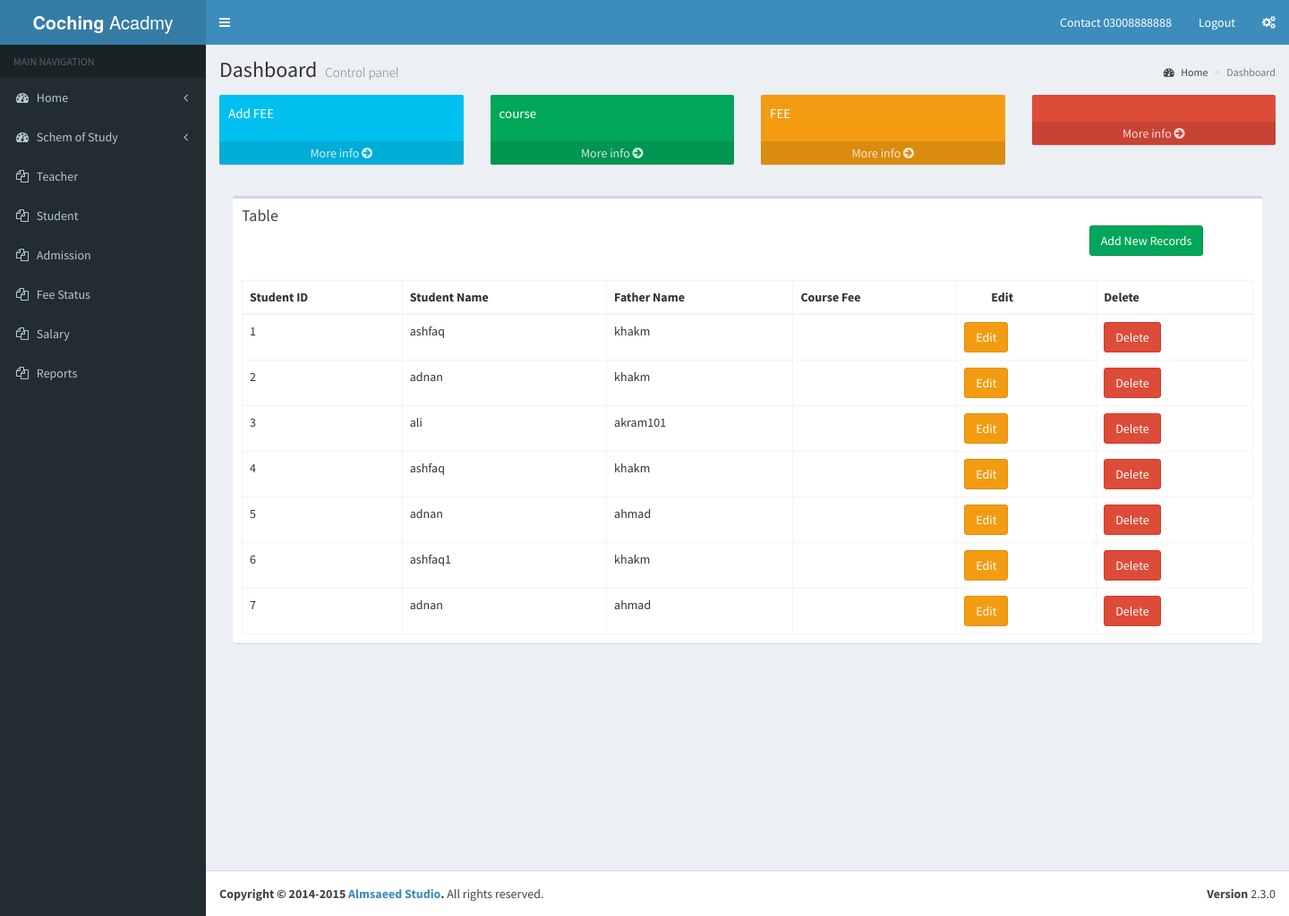
The page /student.php on the database as committed earlier.
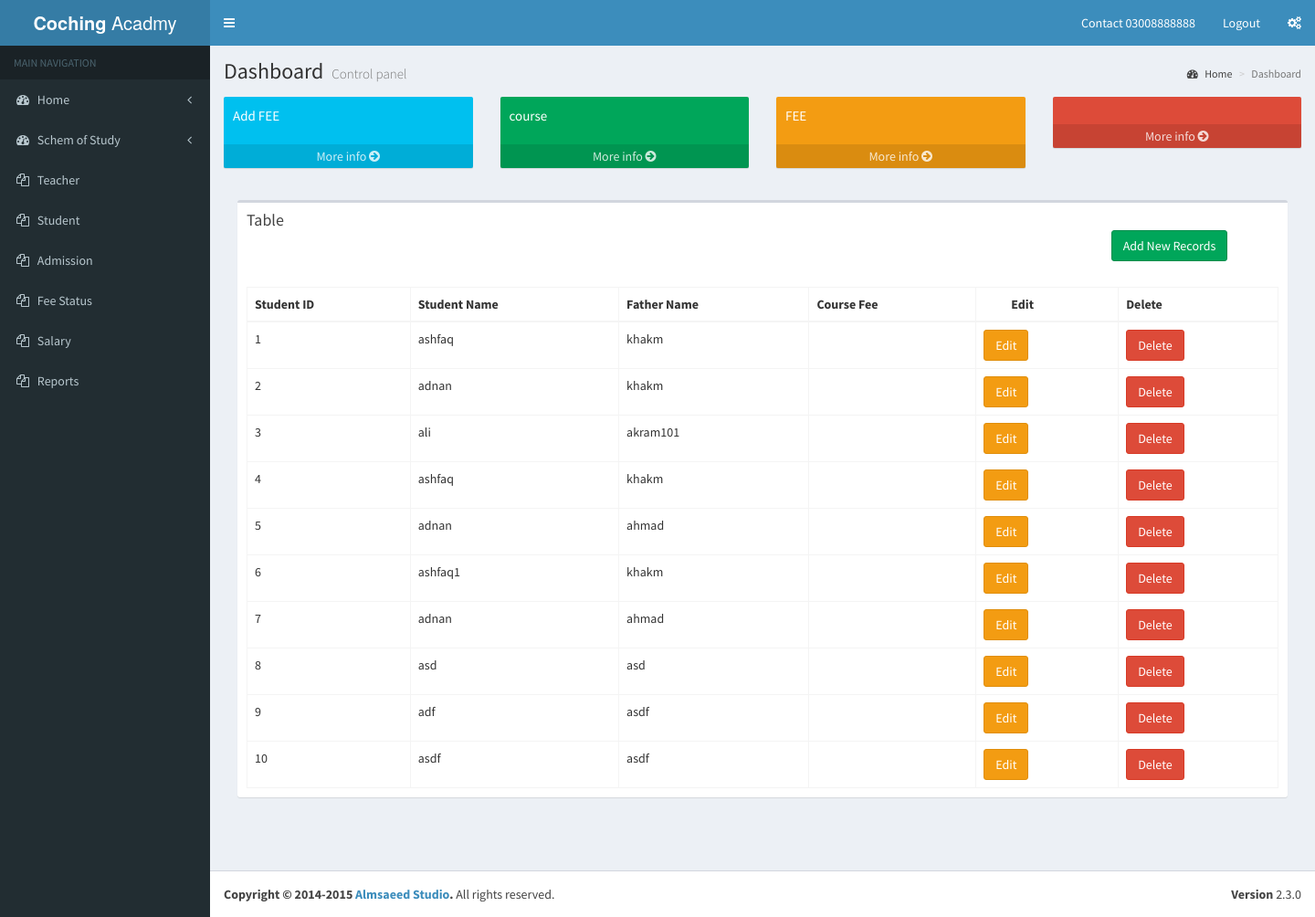
The same page on the database as committed later.
### tables this page shows
CREATE TABLE `student` (
  `student_id` int(255) NOT NULL,
  `student_name` varchar(255) NOT NULL,
  `father_name` varchar(255) NOT NULL,
  `contact_no` varchar(255) NOT NULL,
  `email_adress` varchar(255) NOT NULL,
  `address` varchar(255) NOT NULL
);

### student.php (the view, shortened to what this page needs)
<?php
include 'include/conn.php';
include 'include/header.php';
include 'include/leftsidebar.php';
$sql = ("SELECT * FROM `student`");
$stmt = $conn->prepare($sql);
$stmt->execute();
$result = $stmt->fetchAll();
?>
      <div class="content-wrapper">
        <section class="content-header">
          <h1>
            Dashboard
            <small>Control panel</small>
          </h1>
          <ol class="breadcrumb">
            <li><a href="#"><i class="fa fa-dashboard"></i> Home</a></li>
            <li class="active">Dashboard</li>
          </ol>
        </section>
        <section class="content">
          <div class="row">
            <div class="col-lg-3 col-xs-6">
              <div class="small-box bg-aqua">
                <div class="inner">
                  <p>Add FEE</p>
                </div>
                <a href="#" class="small-box-footer">More info <i class="fa fa-arrow-circle-right"></i></a>
              </div>
            </div>
            <div class="col-lg-3 col-xs-6">
              <div class="small-box bg-green">
                <div class="inner">
                  <p>course</p>
                </div>
                <a href="#" class="small-box-footer">More info <i class="fa fa-arrow-circle-right"></i></a>
              </div>
            </div>
            <div class="col-lg-3 col-xs-6">
              <div class="small-box bg-yellow">
                <div class="inner">
                  <p>FEE</p>
                </div>
                <a href="#" class="small-box-footer">More info <i class="fa fa-arrow-circle-right"></i></a>
              </div>
            </div>
            <div class="col-lg-3 col-xs-6">
              <div class="small-box bg-red">
                <div class="inner">
                </div>
                <a href="#" class="small-box-footer">More info <i class="fa fa-arrow-circle-right"></i></a>
              </div>
            </div>
          </div>
         <section class="content">
          <div class="row">
            <div class="col-xs-12">
              <div class="box">
                <div class="box-header">
                  <h3 class="box-title"> Table</h3>
                  <div class="col-md-12">
                    <div class="col-md-10"></div>
                  <div class="col-md-2"><td><a href="student_insert.php?" class="btn btn-success">Add New Records</a></td></div>
                  </div>
                </div>
                <div class="box-body">
                  <table id="example2" class="table table-bordered table-hover">
                   <div class="col-md-12"> <thead>
                     <tr>
                      <div class="col-md-1">   <th>Student ID</th></div>
                       <div class="col-md-1">  <th>Student Name</th></div>
                       <div class="col-md-1">  <th>Father Name</th></div>
                        <div class="col-md-1"> <th>Course Fee</th></div>
						            <div class="col-md-1" > <th>Edit</div>
                        <div class="col-md-1">  <th>Delete</th></div>
                      </tr>
                    </thead>
					         </div>
                    <tbody>
					       <div class="col-md-12">
                  <?php
                  $i=1;
                  foreach ($result as $student) {?>
                  <tr>
                      <div class="col-md-1">   <td><?=$i ?></td></div>
                      <div class="col-md-1">   <td><?=$student['student_name']?></td></div>
                      <div class="col-md-1">  <td><?=$student['father_name']?></td></div>
                      <div class="col-md-1">   <td><?=$student['roll_no']?></td></div>
                      <div class="col-md-1">   <td><a href="student_edit.php?id=<?=$student['student_id']?>" class="btn btn-warning">Edit</a></td></div>
                      <div class="col-md-1">   <td><a href="student_delete.php?id=<?=$student['student_id']?>" class="btn btn-danger">Delete</a></td></div>
                      </tr>
                <?php $i++; } ?>
                     </div>
                  </table>
                </div>
              </div>
            </div>
          </div>
        </section>
        </section>
      </div>
<?php
include'include/footer.php';
?>

Rows that differ between the two databases and show on the page:
added student: student_name "asd", father_name "asd"
added student: student_name "adf", father_name "asdf"
added student: student_name "asdf", father_name "asdf"
